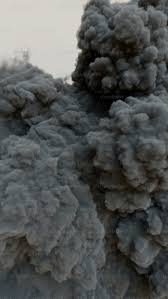
#> input picture data/images/test_smoke.jpeg, 168 x 299 px
$ python main.py --input data/images/test_smoke.jpeg
#> lines starting #> are read from the running program, lines starting #| are printed output that depends on the picture; after the words box and inside, x2 and y2 are one past the last pixel; in counts of white or black regions, pixels touching at a corner belong together
### src/preprocessing.py
import cv2

def resize_image(image, width=800):
    """
    Resize an image while maintaining its aspect ratio.
    """
    height, original_width = image.shape[:2]

    if original_width == width:
        return image

    ratio = width / original_width
    new_height = int(height * ratio)

    return cv2.resize(image, (width, new_height))

def apply_blur(image):
    """
    Apply Gaussian blur to reduce image noise.
    """
    return cv2.GaussianBlur(image, (5, 5), 0)

def convert_to_grayscale(image):
    """
    Convert a BGR image to grayscale.
    """
    return cv2.cvtColor(image, cv2.COLOR_BGR2GRAY)

def convert_to_hsv(image):
    """
    Convert a BGR image to HSV color space.
    """
    return cv2.cvtColor(image, cv2.COLOR_BGR2HSV)

### src/segmentation.py
import cv2
import numpy as np

def create_fire_mask(hsv_image):
    """
    Create a binary mask for pixels that have
    color characteristics commonly associated with fire.
    """
    lower_fire = np.array([0, 100, 100])
    upper_fire = np.array([40, 255, 255])

    fire_mask = cv2.inRange(
        hsv_image,
        lower_fire,
        upper_fire
    )
    return fire_mask

def create_smoke_mask(hsv_image):
    """
    Create a binary mask for pixels that have
    visual characteristics commonly associated with smoke.
    """
    lower_smoke = np.array([0, 0, 80])
    upper_smoke = np.array([180, 100, 230])
    smoke_mask = cv2.inRange(
        hsv_image,
        lower_smoke,
        upper_smoke
    )
    return smoke_mask

### src/morphology.py
import cv2
import numpy as np
def clean_mask(mask):
    """
    Remove small noise and close small gaps
    in the segmented fire mask.
    """
    kernel = np.ones((5, 5), np.uint8)
    # Remove small noise
    opened_mask = cv2.morphologyEx(
        mask,
        cv2.MORPH_OPEN,
        kernel
    )
    # Close small gaps
    cleaned_mask = cv2.morphologyEx(
        opened_mask,
        cv2.MORPH_CLOSE,
        kernel
    )
    return cleaned_mask

### src/detection.py
import cv2


def find_regions(mask, min_area=500, max_area=None):
    """
    Detect connected regions from a binary mask.

    Parameters:
        mask: Binary segmentation mask.
        min_area: Minimum contour area to keep.
        max_area: Optional maximum contour area.

    Returns:
        List of detected regions.
    """

    contours, _ = cv2.findContours(
        mask,
        cv2.RETR_EXTERNAL,
        cv2.CHAIN_APPROX_SIMPLE
    )

    regions = []

    for contour in contours:

        area = cv2.contourArea(contour)

        if area < min_area:
            continue

        if max_area is not None and area > max_area:
            continue

        x, y, width, height = cv2.boundingRect(contour)

        bounding_box_area = width * height

        if bounding_box_area > 0:
            extent = area / bounding_box_area
        else:
            extent = 0.0

        regions.append({
            "x": x,
            "y": y,
            "width": width,
            "height": height,
            "area": area,
            "extent": extent
        })

    return regions

### src/classification.py
import numpy as np


# [146 lines left out: functions extract_features, classify_fire, not called in this run]


def classify_smoke(region, hsv_image, smoke_mask):
    """
    Classify a detected region as SMOKE or NON-SMOKE.
    """

    x = region["x"]
    y = region["y"]
    width = region["width"]
    height = region["height"]

    roi_hsv = hsv_image[
        y:y + height,
        x:x + width
    ]

    roi_mask = smoke_mask[
        y:y + height,
        x:x + width
    ]

    smoke_pixels = roi_hsv[
        roi_mask > 0
    ]

    if len(smoke_pixels) == 0:
        return "NON-SMOKE"

    mean_saturation = float(
        np.mean(smoke_pixels[:, 1])
    )

    mean_value = float(
        np.mean(smoke_pixels[:, 2])
    )

    value_std = float(
        np.std(smoke_pixels[:, 2])
    )

    area = region["area"]

    extent = region.get(
        "extent",
        0.0
    )

    low_saturation = (
        mean_saturation <= 60
    )

    moderate_brightness = (
        90 <= mean_value <= 210
    )

    sufficient_area = (
        area >= 1500
    )

    brightness_variation = (
        8 <= value_std <= 60
    )

    irregular_shape = (
        extent <= 0.85
    )

    if (
        low_saturation
        and moderate_brightness
        and sufficient_area
        and brightness_variation
        and irregular_shape
    ):
        return "SMOKE"

    return "NON-SMOKE"


def determine_final_status(
    fire_count,
    smoke_count
):
    """
    Determine the overall detection status.
    """

    if fire_count > 0 and smoke_count > 0:
        return "FIRE + SMOKE"

    if fire_count > 0:
        return "FIRE"

    if smoke_count > 0:
        return "SMOKE"

    return "NORMAL"

### main.py
import cv2
import argparse
import os

from src.preprocessing import (
    resize_image,
    apply_blur,
    convert_to_grayscale,
    convert_to_hsv
)

from src.segmentation import (
    create_fire_mask,
    create_smoke_mask
)

from src.morphology import clean_mask
from src.detection import find_regions
from src.video_detection import process_video

from src.classification import (
    extract_features,
    classify_fire,
    classify_smoke,
    determine_final_status
)


def print_header():
    print("\n" + "=" * 60)
    print("          FIRE & SMOKE DETECTION SYSTEM")
    print("=" * 60)


def print_final_result(
    fire_count,
    smoke_count,
    final_status,
    output_path
):
    print("\n" + "-" * 60)
    print("                    FINAL RESULT")
    print("-" * 60)

    print(f"Fire regions detected  : {fire_count}")
    print(f"Smoke regions detected : {smoke_count}")
    print(f"Detection status       : {final_status}")

    print("-" * 60)
    print(f"Output saved           : {output_path}")
    print("-" * 60)


def main():

    # ==================================================
    # 1. COMMAND-LINE ARGUMENTS
    # ==================================================

    parser = argparse.ArgumentParser(
        description="Fire and Smoke Detection using Computer Vision"
    )

    parser.add_argument(
        "--input",
        required=True,
        help="Path to input image or video"
    )

    parser.add_argument(
        "--type",
        choices=["image", "video"],
        default="image",
        help="Input type: image or video"
    )

    parser.add_argument(
        "--output",
        default="results/images/detection_result.jpg",
        help="Path to save output image"
    )

    parser.add_argument(
        "--show",
        action="store_true",
        help="Display detection result"
    )

    parser.add_argument(
        "--verbose",
        action="store_true",
        help="Display detailed region analysis"
    )

    args = parser.parse_args()
    if args.type == "video":

        output_path = args.output

        output_directory = os.path.dirname(
            output_path
        )

        if output_directory:

            os.makedirs(
                output_directory,
                exist_ok=True
            )

        success = process_video(
            args.input,
            output_path,
            show=args.show
        )

        if success:
            print("\nVideo processing completed successfully.\n")

        return

    image_path = args.input
    output_path = args.output


    # ==================================================
    # 2. START
    # ==================================================

    print_header()

    print(f"\nInput image : {image_path}")


    # ==================================================
    # 3. LOAD IMAGE
    # ==================================================

    image = cv2.imread(image_path)
#> image is the input picture: shape (299, 168, 3); mean B, G, R 82.5, 83.4, 80.8

    if image is None:

        print("\nERROR: Could not load input image.")
        print(f"Check the file path: {image_path}")

        return


    print("Image loading          : COMPLETE")


    # ==================================================
    # 4. PREPROCESSING
    # ==================================================

    resized = resize_image(image)

    blurred = apply_blur(resized)

    grayscale = convert_to_grayscale(blurred)

    hsv = convert_to_hsv(blurred)
#> in convert_to_hsv, `return cv2.cvtColor(image, cv2.COLOR_BGR2HSV)`: returned value: shape (1423, 800, 3); mean H, S, V 68.1, 25.6, 84.8

    print("Preprocessing           : COMPLETE")


    # ==================================================
    # 5. SEGMENTATION
    # ==================================================

    fire_mask = create_fire_mask(hsv)
#> in create_fire_mask, `fire_mask = cv2.inRange( hsv_image, lower_fire, upper_fire )`: fire_mask: shape (1423, 800); every value is 0

    smoke_mask = create_smoke_mask(hsv)
#> in create_smoke_mask, `smoke_mask = cv2.inRange( hsv_image, lower_smoke, upper_smoke )`:
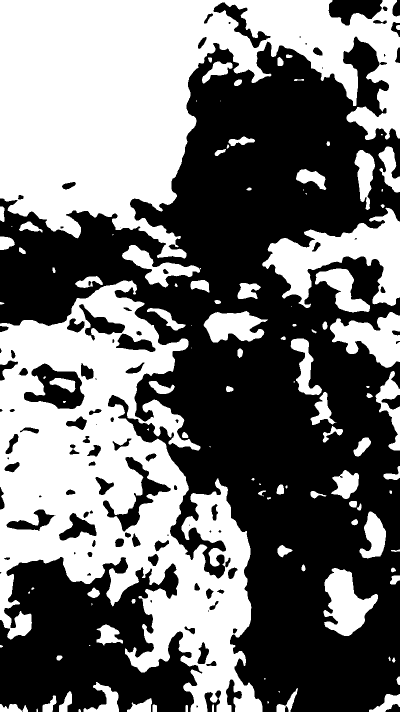
#> smoke_mask: shape (1423, 800) (shown at 1/2 size); 45.5% white; 115 white regions (23 under 20 px), largest, box (x1, y1, x2, y2) and area: (0, 0, 800, 517) 214913, (0, 561, 525, 1423) 208331, (524, 415, 800, 616) 23316

    print("Fire segmentation      : COMPLETE")
    print("Smoke segmentation     : COMPLETE")


    # ==================================================
    # 6. MORPHOLOGICAL PROCESSING
    # ==================================================

    cleaned_fire_mask = clean_mask(fire_mask)

    cleaned_smoke_mask = clean_mask(smoke_mask)
#> in clean_mask (call 2), `opened_mask = cv2.morphologyEx( mask, cv2.MORPH_OPEN, kernel )`:
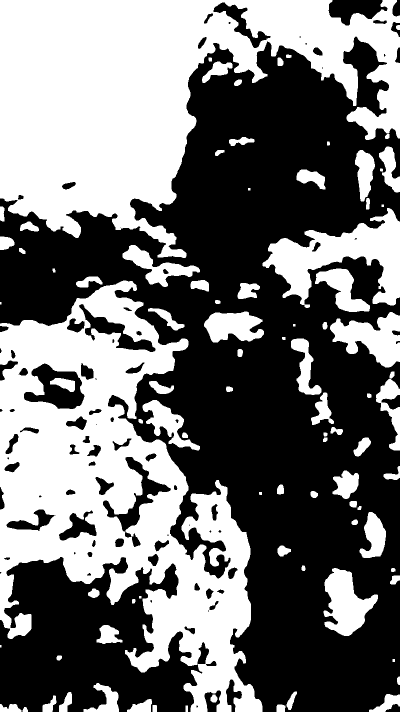
#> opened_mask: shape (1423, 800) (shown at 1/2 size); 45.2% white; 88 white regions (2 under 20 px), largest, box (x1, y1, x2, y2) and area: (0, 0, 800, 516) 214491, (0, 561, 525, 1423) 203229, (525, 416, 800, 616) 23202
#> in clean_mask (call 2), `cleaned_mask = cv2.morphologyEx( opened_mask, cv2.MORPH_CLOSE, kernel )`:
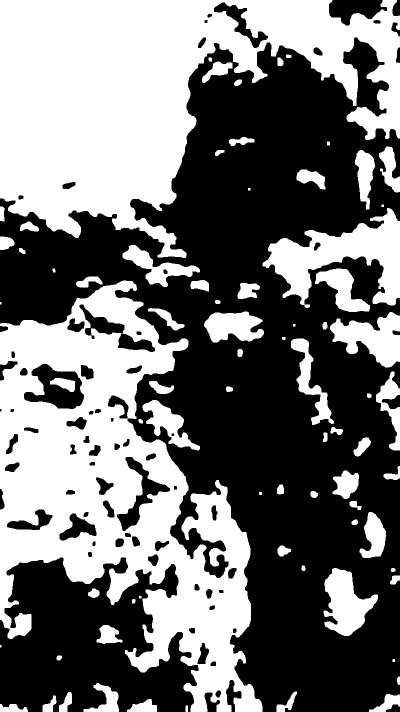
#> cleaned_mask: shape (1423, 800) (shown at 1/2 size); 45.5% white; 75 white regions (2 under 20 px)

    print("Morphological processing: COMPLETE")


    # ==================================================
    # 7. REGION DETECTION
    # ==================================================

    fire_regions = find_regions(
        cleaned_fire_mask,
        min_area=500
    )
#> in find_regions, `contours, _ = cv2.findContours( mask, cv2.RETR_EXTERNAL, cv2.CHAIN_APP..`: contours = []
#> fire_regions = []

    smoke_regions = find_regions(
        cleaned_smoke_mask,
        min_area=1000,
        max_area=100000
    )
#> in find_regions (call 2), `contours, _ = cv2.findContours( mask, cv2.RETR_EXTERNAL, cv2.CHAIN_APP..`: contours = 74 contours, 6 with area under 20; largest, box (x1, y1, x2, y2) and area: (0, 561, 525, 1423) 230229, (0, 0, 800, 516) 216468, (525, 416, 800, 616) 22826, (660, 624, 800, 735) 8442, (647, 1136, 756, 1272) 7979
#> the loop in find_regions (call 2), `for contour in contours: ` made 74 passes
#> (area, x, y, width, height, bounding_box_area, extent) on passes 8, 13, 19, 23, 28, 34, 38, 40, 44, 45, 53, 56: (1608, 167, 1366, 71, 57, 4047, 0.397), (1145.5, 193, 1250, 52, 38, 1976, 0.58), (7979, 647, 1136, 109, 136, 14824, 0.538), (2823, 719, 1024, 53, 92, 4876, 0.579), (1874, 665, 941, 53, 57, 3021, 0.62), (4145, 285, 800, 115, 101, 11615, 0.357), (2804.5, 752, 743, 48, 158, 7584, 0.37), (4043, 582, 677, 86, 173, 14878, 0.272), (8442.5, 660, 624, 140, 111, 15540, 0.543), (5102, 408, 623, 120, 62, 7440, 0.686), (4213.5, 630, 537, 110, 87, 9570, 0.44), (4223.5, 245, 490, 155, 84, 13020, 0.324)
#> area on passes 2 to 7: 495, 847.5, 417, 959, 511, 535.5
#> smoke_regions = 17 items

    print("Region detection        : COMPLETE")


    # ==================================================
    # 8. FIRE CLASSIFICATION
    # ==================================================

    confirmed_fire = 0

    fire_features_list = []

    for i, region in enumerate(fire_regions, start=1):

        features = extract_features(
            region,
            hsv,
            fire_mask
        )

        classification = classify_fire(features)

        fire_features_list.append(
            (region, features, classification)
        )

        if classification == "FIRE":
            confirmed_fire += 1

        # Detailed output only with --verbose
        if args.verbose:

            print("\n" + "-" * 50)
            print(f"FIRE REGION {i}")
            print("-" * 50)

            print(
                f"Area             : "
                f"{features['area']:.2f}"
            )

            print(
                f"Width            : "
                f"{features['width']}"
            )

            print(
                f"Height           : "
                f"{features['height']}"
            )

            print(
                f"Aspect Ratio     : "
                f"{features['aspect_ratio']:.2f}"
            )

            print(
                f"Mean Hue         : "
                f"{features['mean_hue']:.2f}"
            )

            print(
                f"Mean Saturation  : "
                f"{features['mean_saturation']:.2f}"
            )

            print(
                f"Mean Value       : "
                f"{features['mean_value']:.2f}"
            )

            print(
                f"Classification    : "
                f"{classification}"
            )
#> this loop made 0 passes
#> after the loop, confirmed_fire = 0; fire_features_list = []


    # ==================================================
    # 9. SMOKE CLASSIFICATION
    # ==================================================

    smoke_detected = 0

    smoke_results = []

    for i, region in enumerate(smoke_regions, start=1):

        classification = classify_smoke(
            region,
            hsv,
            smoke_mask
        )

        smoke_results.append(
            (region, classification)
        )

        if classification == "SMOKE":
            smoke_detected += 1

        # Detailed output only with --verbose
        if args.verbose:

            aspect_ratio = (
                region["width"] / region["height"]
                if region["height"] > 0
                else 0
            )

            print("\n" + "-" * 50)
            print(f"SMOKE REGION {i}")
            print("-" * 50)

            print(
                f"Area             : "
                f"{region['area']:.2f}"
            )

            print(
                f"Width            : "
                f"{region['width']}"
            )

            print(
                f"Height           : "
                f"{region['height']}"
            )

            print(
                f"Aspect Ratio     : "
                f"{aspect_ratio:.2f}"
            )

            print(
                f"Classification    : "
                f"{classification}"
            )
#> this loop made 17 passes
#> (x in classify_smoke, y in classify_smoke, width in classify_smoke, height in classify_smoke, mean_saturation in classify_smoke, mean_value in classify_smoke, value_std in classify_smoke, area in classify_smoke) on passes 1 to 12: (167, 1366, 71, 57, 30.39, 82.62, 2.68, 1608), (193, 1250, 52, 38, 18.68, 83.86, 3.13, 1145.5), (647, 1136, 109, 136, 15.79, 92.28, 8.14, 7979), (719, 1024, 53, 92, 18.16, 91.69, 6.38, 2823), (665, 941, 53, 57, 12.4, 90.96, 9.07, 1874), (285, 800, 115, 101, 19.31, 89.5, 8.45, 4145), (752, 743, 48, 158, 9.33, 89.57, 6.64, 2804.5), (582, 677, 86, 173, 12.37, 85.74, 4.53, 4043), (660, 624, 140, 111, 18.88, 98, 12.61, 8442.5), (408, 623, 120, 62, 20.79, 93.04, 8.89, 5102), (630, 537, 110, 87, 21.18, 94.17, 10.95, 4213.5), (245, 490, 155, 84, 24.08, 88.52, 5.61, 4223.5)
#> pass 1, in classify_smoke, `roi_mask = smoke_mask[ y:y + height, x:x + width ]`:
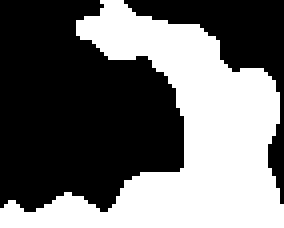
#> roi_mask: shape (57, 71) (shown 4 times larger); 43% white; 1 white region, box (x1, y1, x2, y2) and area: (0, 0, 71, 57) 1739
#> pass 2, in classify_smoke (call 2), `roi_mask = smoke_mask[ y:y + height, x:x + width ]`:
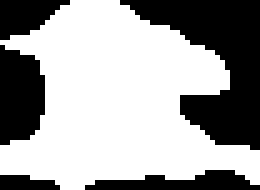
#> roi_mask: shape (38, 52) (shown 5 times larger); 62.9% white; 5 black regions, box (x1, y1, x2, y2) and area: (24, 0, 52, 30) 399, (0, 9, 9, 29) 147, (17, 34, 52, 38) 86, (0, 0, 14, 8) 72, (0, 35, 12, 38) 29
#> after the loop, smoke_detected = 8; smoke_results = 17 items


    # ==================================================
    # 10. FINAL CLASSIFICATION
    # ==================================================

    final_status = determine_final_status(
        confirmed_fire,
        smoke_detected
    )
#> final_status = 'SMOKE'


    # ==================================================
    # 11. CREATE OUTPUT IMAGE
    # ==================================================

    output = resized.copy()


    # --------------------------------------------------
    # Draw FIRE regions
    # --------------------------------------------------

    for region, features, classification in fire_features_list:

        if classification != "FIRE":
            continue

        x = region["x"]
        y = region["y"]
        width = region["width"]
        height = region["height"]

        cv2.rectangle(
            output,
            (x, y),
            (x + width, y + height),
            (0, 255, 0),
            3
        )

        label = "FIRE"

        label_y = max(y - 35, 0)

        cv2.rectangle(
            output,
            (x, label_y),
            (x + 90, y),
            (0, 255, 0),
            -1
        )

        cv2.putText(
            output,
            label,
            (x + 8, max(y - 10, 22)),
            cv2.FONT_HERSHEY_SIMPLEX,
            0.7,
            (0, 0, 0),
            2
        )


    # --------------------------------------------------
    # Draw SMOKE regions
    # --------------------------------------------------

    for region, classification in smoke_results:

        if classification != "SMOKE":
            continue

        x = region["x"]
        y = region["y"]
        width = region["width"]
        height = region["height"]

        cv2.rectangle(
            output,
            (x, y),
            (x + width, y + height),
            (200, 200, 200),
            2
        )

        label_y = max(y - 35, 0)

        cv2.rectangle(
            output,
            (x, label_y),
            (x + 105, y),
            (200, 200, 200),
            -1
        )

        cv2.putText(
            output,
            "SMOKE",
            (x + 8, max(y - 10, 22)),
            cv2.FONT_HERSHEY_SIMPLEX,
            0.65,
            (0, 0, 0),
            2
        )
#> this loop made 17 passes
#> (classification, x, y, width, height, label_y) on passes 3, 5, 9, 10, 11, 13, 15, 16: ('SMOKE', 647, 1136, 109, 136, 1101), ('SMOKE', 665, 941, 53, 57, 906), ('SMOKE', 660, 624, 140, 111, 589), ('SMOKE', 408, 623, 120, 62, 588), ('SMOKE', 630, 537, 110, 87, 502), ('SMOKE', 525, 416, 275, 200, 381), ('SMOKE', 710, 300, 40, 119, 265), ('SMOKE', 758, 293, 42, 92, 258)
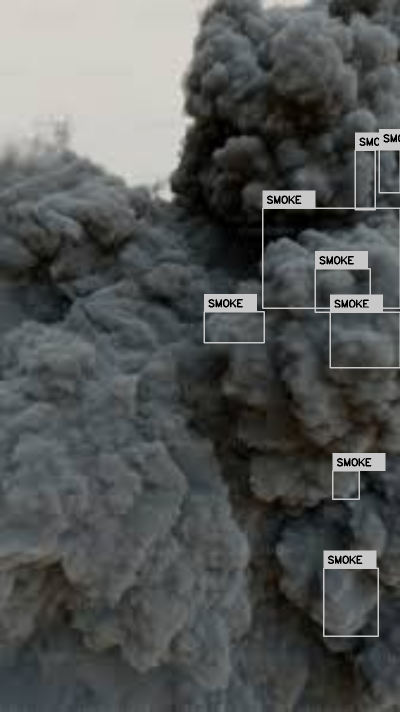
#> output: shape (1423, 800, 3) (shown at 1/2 size); mean B, G, R 85.8, 86.7, 84.2


    # ==================================================
    # 12. STATUS PANEL
    # ==================================================

    panel_height = 100

    cv2.rectangle(
        output,
        (0, 0),
        (output.shape[1], panel_height),
        (30, 30, 30),
        -1
    )

    cv2.putText(
        output,
        f"STATUS: {final_status}",
        (20, 40),
        cv2.FONT_HERSHEY_SIMPLEX,
        1.0,
        (255, 255, 255),
        3
    )

    cv2.putText(
        output,
        f"Fire: {confirmed_fire}    Smoke: {smoke_detected}",
        (20, 78),
        cv2.FONT_HERSHEY_SIMPLEX,
        0.65,
        (220, 220, 220),
        2
    )
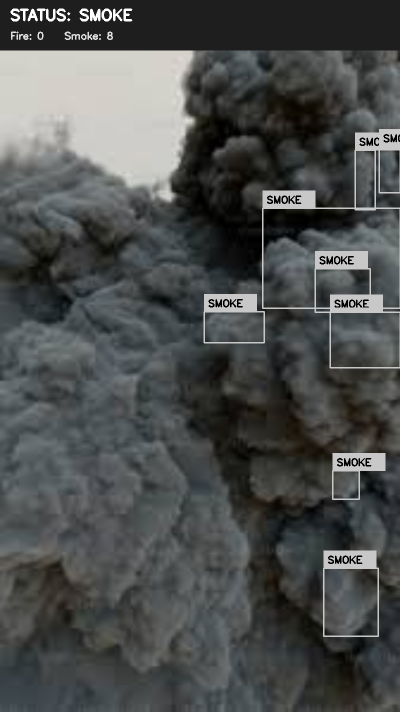
#> output: shape (1423, 800, 3) (shown at 1/2 size); mean B, G, R 78, 78.7, 76.2


    # ==================================================
    # 13. SAVE RESULT
    # ==================================================

    output_directory = os.path.dirname(output_path)

    if output_directory:

        os.makedirs(
            output_directory,
            exist_ok=True
        )

    success = cv2.imwrite(
        output_path,
        output
    )

    if not success:

        print("\nERROR: Could not save output image.")

        return


    # ==================================================
    # 14. FINAL CONSOLE RESULT
    # ==================================================

    print_final_result(
        confirmed_fire,
        smoke_detected,
        final_status,
        output_path
    )
#| Fire regions detected  : 0
#| Smoke regions detected : 8


    # ==================================================
    # 15. OPTIONAL DISPLAY
    # ==================================================

    if args.show:

        window_name = "Fire & Smoke Detection"

        cv2.namedWindow(
            window_name,
            cv2.WINDOW_NORMAL
        )

        cv2.imshow(
            window_name,
            output
        )

        cv2.waitKey(0)

        cv2.destroyAllWindows()


    print("\nProcessing completed successfully.\n")


if __name__ == "__main__":
    main()
